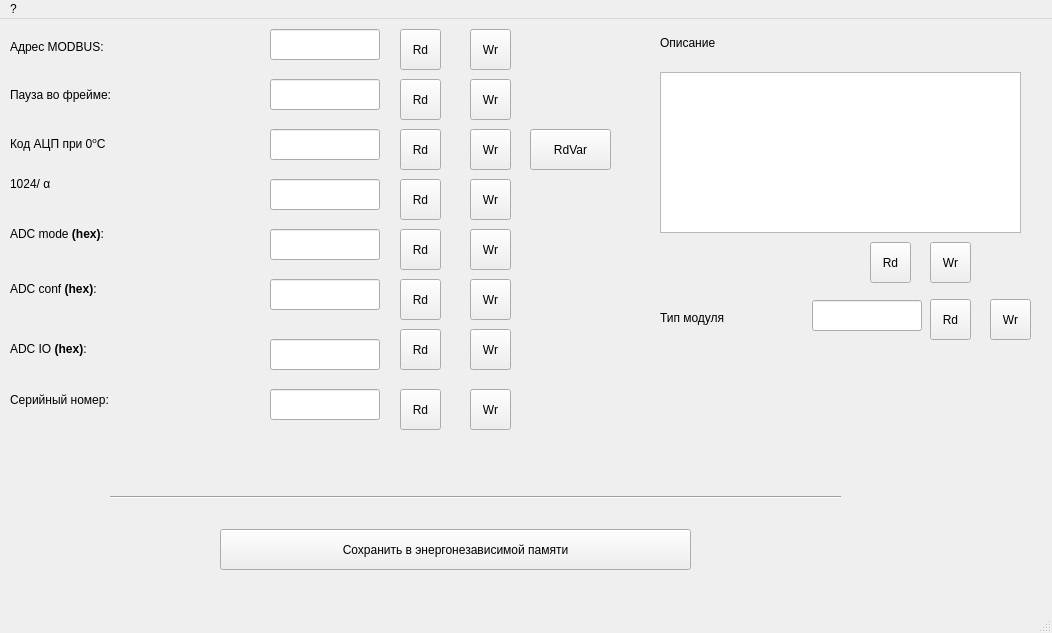
<?xml version="1.0" encoding="UTF-8"?>
<ui version="4.0">
 <class>fmTConf</class>
 <widget class="QMainWindow" name="fmTConf">
  <property name="geometry">
   <rect>
    <x>0</x>
    <y>0</y>
    <width>1052</width>
    <height>633</height>
   </rect>
  </property>
  <property name="minimumSize">
   <size>
    <width>1052</width>
    <height>633</height>
   </size>
  </property>
  <property name="maximumSize">
   <size>
    <width>1052</width>
    <height>633</height>
   </size>
  </property>
  <property name="windowTitle">
   <string>Настройки милливольтметра </string>
  </property>
  <widget class="QWidget" name="centralwidget">
   <widget class="QLineEdit" name="leAddrMB">
    <property name="geometry">
     <rect>
      <x>270</x>
      <y>10</y>
      <width>110</width>
      <height>31</height>
     </rect>
    </property>
    <property name="font">
     <font>
      <pointsize>9</pointsize>
     </font>
    </property>
   </widget>
   <widget class="QLabel" name="label_16">
    <property name="geometry">
     <rect>
      <x>10</x>
      <y>20</y>
      <width>191</width>
      <height>16</height>
     </rect>
    </property>
    <property name="font">
     <font>
      <pointsize>9</pointsize>
     </font>
    </property>
    <property name="text">
     <string>Адрес MODBUS:</string>
    </property>
   </widget>
   <widget class="QToolButton" name="tbAddrMBWr">
    <property name="geometry">
     <rect>
      <x>470</x>
      <y>10</y>
      <width>41</width>
      <height>41</height>
     </rect>
    </property>
    <property name="text">
     <string>Wr</string>
    </property>
   </widget>
   <widget class="QToolButton" name="tbAddrMBRd">
    <property name="geometry">
     <rect>
      <x>400</x>
      <y>10</y>
      <width>41</width>
      <height>41</height>
     </rect>
    </property>
    <property name="text">
     <string>Rd</string>
    </property>
   </widget>
   <widget class="QToolButton" name="tbthrATRd">
    <property name="geometry">
     <rect>
      <x>400</x>
      <y>60</y>
      <width>41</width>
      <height>41</height>
     </rect>
    </property>
    <property name="text">
     <string>Rd</string>
    </property>
   </widget>
   <widget class="QToolButton" name="tbthrATWr">
    <property name="geometry">
     <rect>
      <x>470</x>
      <y>60</y>
      <width>41</width>
      <height>41</height>
     </rect>
    </property>
    <property name="text">
     <string>Wr</string>
    </property>
   </widget>
   <widget class="QLineEdit" name="lethrAT">
    <property name="geometry">
     <rect>
      <x>270</x>
      <y>60</y>
      <width>110</width>
      <height>31</height>
     </rect>
    </property>
    <property name="font">
     <font>
      <pointsize>9</pointsize>
     </font>
    </property>
   </widget>
   <widget class="QLabel" name="label_17">
    <property name="geometry">
     <rect>
      <x>10</x>
      <y>60</y>
      <width>201</width>
      <height>31</height>
     </rect>
    </property>
    <property name="font">
     <font>
      <pointsize>9</pointsize>
     </font>
    </property>
    <property name="text">
     <string>Пауза во фрейме:</string>
    </property>
   </widget>
   <widget class="QToolButton" name="tbConfRd">
    <property name="geometry">
     <rect>
      <x>400</x>
      <y>260</y>
      <width>41</width>
      <height>41</height>
     </rect>
    </property>
    <property name="text">
     <string>Rd</string>
    </property>
   </widget>
   <widget class="QToolButton" name="tbConfWr">
    <property name="geometry">
     <rect>
      <x>470</x>
      <y>260</y>
      <width>41</width>
      <height>41</height>
     </rect>
    </property>
    <property name="text">
     <string>Wr</string>
    </property>
   </widget>
   <widget class="QLineEdit" name="leConf">
    <property name="geometry">
     <rect>
      <x>270</x>
      <y>260</y>
      <width>110</width>
      <height>31</height>
     </rect>
    </property>
    <property name="font">
     <font>
      <pointsize>9</pointsize>
     </font>
    </property>
   </widget>
   <widget class="QLabel" name="label_18">
    <property name="geometry">
     <rect>
      <x>10</x>
      <y>250</y>
      <width>191</width>
      <height>41</height>
     </rect>
    </property>
    <property name="font">
     <font>
      <pointsize>9</pointsize>
     </font>
    </property>
    <property name="text">
     <string>ADC conf &lt;b&gt;(hex)&lt;/b&gt;:</string>
    </property>
   </widget>
   <widget class="QLabel" name="label_19">
    <property name="geometry">
     <rect>
      <x>10</x>
      <y>370</y>
      <width>211</width>
      <height>21</height>
     </rect>
    </property>
    <property name="font">
     <font>
      <pointsize>9</pointsize>
     </font>
    </property>
    <property name="text">
     <string>Серийный номер:</string>
    </property>
   </widget>
   <widget class="QLineEdit" name="leSerNum">
    <property name="geometry">
     <rect>
      <x>270</x>
      <y>370</y>
      <width>110</width>
      <height>31</height>
     </rect>
    </property>
    <property name="font">
     <font>
      <pointsize>9</pointsize>
     </font>
    </property>
   </widget>
   <widget class="QToolButton" name="tbSerNumWr">
    <property name="geometry">
     <rect>
      <x>470</x>
      <y>370</y>
      <width>41</width>
      <height>41</height>
     </rect>
    </property>
    <property name="text">
     <string>Wr</string>
    </property>
   </widget>
   <widget class="QToolButton" name="tbSerNumRd">
    <property name="geometry">
     <rect>
      <x>400</x>
      <y>370</y>
      <width>41</width>
      <height>41</height>
     </rect>
    </property>
    <property name="text">
     <string>Rd</string>
    </property>
   </widget>
   <widget class="QToolButton" name="tbModeRd">
    <property name="geometry">
     <rect>
      <x>400</x>
      <y>210</y>
      <width>41</width>
      <height>41</height>
     </rect>
    </property>
    <property name="text">
     <string>Rd</string>
    </property>
   </widget>
   <widget class="QToolButton" name="tbModeWr">
    <property name="geometry">
     <rect>
      <x>470</x>
      <y>210</y>
      <width>41</width>
      <height>41</height>
     </rect>
    </property>
    <property name="text">
     <string>Wr</string>
    </property>
   </widget>
   <widget class="QLineEdit" name="leMode">
    <property name="geometry">
     <rect>
      <x>270</x>
      <y>210</y>
      <width>110</width>
      <height>31</height>
     </rect>
    </property>
    <property name="font">
     <font>
      <pointsize>9</pointsize>
     </font>
    </property>
   </widget>
   <widget class="QLabel" name="label_20">
    <property name="geometry">
     <rect>
      <x>10</x>
      <y>200</y>
      <width>201</width>
      <height>31</height>
     </rect>
    </property>
    <property name="font">
     <font>
      <pointsize>9</pointsize>
     </font>
    </property>
    <property name="text">
     <string>ADC mode &lt;b&gt;(hex)&lt;/b&gt;:</string>
    </property>
   </widget>
   <widget class="QLabel" name="label_21">
    <property name="geometry">
     <rect>
      <x>10</x>
      <y>310</y>
      <width>171</width>
      <height>41</height>
     </rect>
    </property>
    <property name="font">
     <font>
      <pointsize>9</pointsize>
     </font>
    </property>
    <property name="text">
     <string>ADC IO &lt;b&gt;(hex)&lt;/b&gt;:</string>
    </property>
   </widget>
   <widget class="QLineEdit" name="leIO">
    <property name="geometry">
     <rect>
      <x>270</x>
      <y>320</y>
      <width>110</width>
      <height>31</height>
     </rect>
    </property>
    <property name="font">
     <font>
      <pointsize>9</pointsize>
     </font>
    </property>
   </widget>
   <widget class="QToolButton" name="tbIOWr">
    <property name="geometry">
     <rect>
      <x>470</x>
      <y>310</y>
      <width>41</width>
      <height>41</height>
     </rect>
    </property>
    <property name="text">
     <string>Wr</string>
    </property>
   </widget>
   <widget class="QToolButton" name="tbIORd">
    <property name="geometry">
     <rect>
      <x>400</x>
      <y>310</y>
      <width>41</width>
      <height>41</height>
     </rect>
    </property>
    <property name="text">
     <string>Rd</string>
    </property>
   </widget>
   <widget class="QToolButton" name="tbSave">
    <property name="geometry">
     <rect>
      <x>220</x>
      <y>510</y>
      <width>471</width>
      <height>41</height>
     </rect>
    </property>
    <property name="text">
     <string>Сохранить в энергонезависимой памяти</string>
    </property>
   </widget>
   <widget class="Line" name="line_3">
    <property name="geometry">
     <rect>
      <x>110</x>
      <y>470</y>
      <width>731</width>
      <height>16</height>
     </rect>
    </property>
    <property name="orientation">
     <enum>Qt::Horizontal</enum>
    </property>
   </widget>
   <widget class="QLabel" name="label_33">
    <property name="geometry">
     <rect>
      <x>660</x>
      <y>13</y>
      <width>131</width>
      <height>21</height>
     </rect>
    </property>
    <property name="font">
     <font>
      <pointsize>9</pointsize>
     </font>
    </property>
    <property name="text">
     <string>Описание</string>
    </property>
   </widget>
   <widget class="QLabel" name="label_34">
    <property name="geometry">
     <rect>
      <x>660</x>
      <y>283</y>
      <width>131</width>
      <height>31</height>
     </rect>
    </property>
    <property name="font">
     <font>
      <pointsize>9</pointsize>
     </font>
    </property>
    <property name="text">
     <string>Тип модуля</string>
    </property>
   </widget>
   <widget class="QToolButton" name="tbTypeIDRd">
    <property name="geometry">
     <rect>
      <x>930</x>
      <y>280</y>
      <width>41</width>
      <height>41</height>
     </rect>
    </property>
    <property name="text">
     <string>Rd</string>
    </property>
   </widget>
   <widget class="QTextEdit" name="teDescribe">
    <property name="geometry">
     <rect>
      <x>660</x>
      <y>53</y>
      <width>361</width>
      <height>161</height>
     </rect>
    </property>
   </widget>
   <widget class="QToolButton" name="tbDescribeRd">
    <property name="geometry">
     <rect>
      <x>870</x>
      <y>223</y>
      <width>41</width>
      <height>41</height>
     </rect>
    </property>
    <property name="text">
     <string>Rd</string>
    </property>
   </widget>
   <widget class="QToolButton" name="tbDescribeWr">
    <property name="geometry">
     <rect>
      <x>930</x>
      <y>223</y>
      <width>41</width>
      <height>41</height>
     </rect>
    </property>
    <property name="text">
     <string>Wr</string>
    </property>
   </widget>
   <widget class="QLineEdit" name="leTypeID">
    <property name="geometry">
     <rect>
      <x>812</x>
      <y>281</y>
      <width>110</width>
      <height>31</height>
     </rect>
    </property>
    <property name="font">
     <font>
      <pointsize>9</pointsize>
     </font>
    </property>
   </widget>
   <widget class="QToolButton" name="tbTypeIDWr">
    <property name="geometry">
     <rect>
      <x>990</x>
      <y>280</y>
      <width>41</width>
      <height>41</height>
     </rect>
    </property>
    <property name="text">
     <string>Wr</string>
    </property>
   </widget>
   <widget class="QLineEdit" name="leCR0">
    <property name="geometry">
     <rect>
      <x>270</x>
      <y>110</y>
      <width>110</width>
      <height>31</height>
     </rect>
    </property>
    <property name="font">
     <font>
      <pointsize>9</pointsize>
     </font>
    </property>
   </widget>
   <widget class="QToolButton" name="tbKaRd">
    <property name="geometry">
     <rect>
      <x>400</x>
      <y>160</y>
      <width>41</width>
      <height>41</height>
     </rect>
    </property>
    <property name="text">
     <string>Rd</string>
    </property>
   </widget>
   <widget class="QToolButton" name="tbCR0Wr">
    <property name="geometry">
     <rect>
      <x>470</x>
      <y>110</y>
      <width>41</width>
      <height>41</height>
     </rect>
    </property>
    <property name="text">
     <string>Wr</string>
    </property>
   </widget>
   <widget class="QToolButton" name="tbCR0RdVar">
    <property name="geometry">
     <rect>
      <x>530</x>
      <y>110</y>
      <width>81</width>
      <height>41</height>
     </rect>
    </property>
    <property name="text">
     <string>RdVar</string>
    </property>
   </widget>
   <widget class="QToolButton" name="tbKaWr">
    <property name="geometry">
     <rect>
      <x>470</x>
      <y>160</y>
      <width>41</width>
      <height>41</height>
     </rect>
    </property>
    <property name="text">
     <string>Wr</string>
    </property>
   </widget>
   <widget class="QLabel" name="label_12">
    <property name="geometry">
     <rect>
      <x>10</x>
      <y>150</y>
      <width>191</width>
      <height>31</height>
     </rect>
    </property>
    <property name="font">
     <font>
      <pointsize>9</pointsize>
     </font>
    </property>
    <property name="lineWidth">
     <number>-5</number>
    </property>
    <property name="text">
     <string>1024/ &amp;#945;</string>
    </property>
    <property name="textFormat">
     <enum>Qt::RichText</enum>
    </property>
   </widget>
   <widget class="QLabel" name="label_2">
    <property name="geometry">
     <rect>
      <x>10</x>
      <y>110</y>
      <width>201</width>
      <height>31</height>
     </rect>
    </property>
    <property name="font">
     <font>
      <pointsize>9</pointsize>
     </font>
    </property>
    <property name="text">
     <string>Код АЦП при 0&lt;sup&gt;o&lt;/sup&gt;С</string>
    </property>
   </widget>
   <widget class="QLineEdit" name="leKa">
    <property name="geometry">
     <rect>
      <x>270</x>
      <y>160</y>
      <width>110</width>
      <height>31</height>
     </rect>
    </property>
    <property name="font">
     <font>
      <pointsize>9</pointsize>
     </font>
    </property>
   </widget>
   <widget class="QToolButton" name="tbCR0Rd">
    <property name="geometry">
     <rect>
      <x>400</x>
      <y>110</y>
      <width>41</width>
      <height>41</height>
     </rect>
    </property>
    <property name="text">
     <string>Rd</string>
    </property>
   </widget>
  </widget>
  <widget class="QMenuBar" name="menubar">
   <property name="geometry">
    <rect>
     <x>0</x>
     <y>0</y>
     <width>1052</width>
     <height>38</height>
    </rect>
   </property>
   <widget class="QMenu" name="menu">
    <property name="title">
     <string>?</string>
    </property>
   </widget>
   <addaction name="menu"/>
  </widget>
  <widget class="QStatusBar" name="statusbar"/>
 </widget>
 <resources/>
 <connections/>
</ui>
